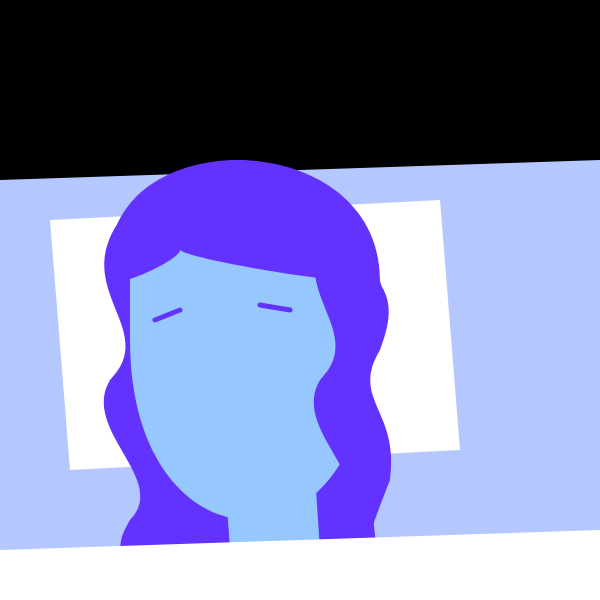
Frame 1 (no input)
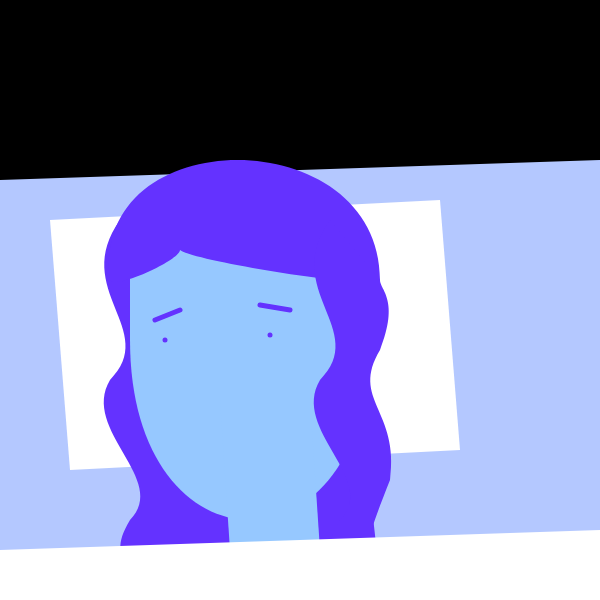
Frame 60 (no input)
Frame 120 (the mouse pressed at the canvas centre since frame 60): identical to frame 60, image omitted

The p5.js sketch that drew these frames (run headless with seeded random() and noise() and a simulated clock; from frame 60 on, the mouse is pressed at the canvas centre):

// p5.js sketch
// ── sketch.js
let sceneOneBall; 
let sceneTwoBalls = [];
let runTime, runEnd, blinkTime, blinkEnd, eyesOpenTime;
let ySpring = 550;
let yAdd = 5;
let goingDown = false;
let sceneFiveLines = [];
let miniOneScale = 1;

function setup(){
  createCanvas(600,600);
  reset();
}

function draw(){
  background(0);
  runTime = millis() - runEnd;
  blinkTime = millis() - blinkEnd;


  one.display();

  if (blinkTime<eyesOpenTime){
    one.blink();
  }
  else if (blinkTime<eyesOpenTime+50){
    one.display();
  }
  else{
    eyesOpenTime = random(1000,2000);
    blinkEnd = millis();
  }

  if (runTime < 5000){

  }
  else if(runTime < 30000){
    brain.grow(0.01);
    brain.display();
    brainLineOne.display();
    brainLineOne.update(160, 290, 200, 290, 10);

    brainLineTwo.display();
    brainLineTwo.update(160, 290, 200, 290, 10);
  }
  else if (runTime < 35000){
    background(0);
    for (let i = 0; i < sceneTwoBalls.length; i++) {
      sceneTwoBalls[i].display();
      sceneTwoBalls[i].wallbounce();
    }
  }
  else if (runTime <40000){
    background (0);
    sceneFour();
  }
  else if (runTime < 50000){
    background (0);
    for (let i = 0; i < sceneFiveLines.length; i++) {
      sceneFiveLines[i].update(0, width, 0, height, 20);
      sceneFiveLines[i].display();
    }
  }
  else if (runTime < 60000){
    background(0);
    sceneFive.display();
    sceneFive.update();
  }
  else {
    runEnd = millis ();
    reset();
  } 
  if(runTime > 10000 && runTime < 30000){
    bubbleOne.move(70, 180, 0.02, 0.01);
    bubbleOne.grow(0.01);
    bubbleOne.display(); 
  }
  if(runTime > 11000 && runTime < 30000){
    miniSceneOne.display();
    miniSceneOne.linearbounce(180, 190);
  }
  if(runTime > 12000 && runTime < 30000){
    bubbleTwo.move(230, 100, 0.02, 0.01);
    bubbleTwo.grow(0.01);
    bubbleTwo.display();
  }
  if(runTime > 13000 && runTime < 30000){
    push();
      scale(0.25);
      translate(600, 0);
      sceneFour();
    pop()
  }
  if(runTime > 14000 && runTime < 30000){
    bubbleThree.move(400, 120, 0.02);
    bubbleThree.grow(0.01);
    bubbleThree.display();
  }
  if(runTime > 15500 && runTime < 30000){
    miniBrainLineOne.update(350, 425, 100, 150, 10);
    miniBrainLineOne.display();
  }
  if (runTime > 16000 && runTime < 30000){
    bubbleFour.move(475, 250, 0.03);
    bubbleFour.grow(0.01);
    bubbleFour.display();
  }
  if (runTime > 17500 && runTime < 30000){
    push();
      scale(0.25);
      translate(1600, 750);
      sceneFive.display();
      sceneFive.update();
    pop();
  }
  if (runTime > 25000 && runTime < 30000){
    bubbleOneGrow.grow(0.05);
    bubbleOneGrow.display();
  }
  if (runTime > 26000 && runTime <30000){
    sceneOneBall.display();
    sceneOneBall.linearbounce(250, 350);
  }
  if (runTime > 34000 && runTime < 35000){
    transitionBubble.grow(0.05);
    transitionBubble.display();
  }
  if (runTime > 39000 && runTime < 40000){
    transitionBubble.grow(0.05);
    transitionBubble.display();
  } 
  if (runTime > 49000 && runTime < 50000){
    transitionBubble.grow(0.05);
    transitionBubble.display();
  } 
  if (runTime > 54000 && runTime < 55000){
    transitionBubble.grow(0.05);
    transitionBubble.display();
  }

  if(runTime > 33900 && runTime < 34000){
    transitionBubble.size = 0;
  }
  if(runTime > 38900 && runTime < 39000){
    transitionBubble.size = 0;
  }
  if(runTime > 48900 && runTime < 49000){
    transitionBubble.size = 0;
  }
  if(runTime > 53900 && runTime < 54000){
    transitionBubble.size = 0;
  }
}

function reset(){
  background(0);
  sceneTwoBalls =[];
  for(let i = 0; i<50; i++){
    let x = random(250,350);
    let y = random(250,350);
    let xSpeed = random (-30, 30);
    let ySpeed = random (-30, 30);
    let c = color(random(180,230), random(0,100), random(0,100));
    sceneTwoBalls.push(new bounce(x, y, xSpeed, ySpeed, c, 40));
  } 

  sceneFiveLines = [];
  for(let i = 0; i<20; i++){
    let x = random(250, 350);
    let y = random(250, 350);
    let c = color(random(100,230), random(0,20), random(0,20));
    sceneFiveLines.push(new lines(100, x, y, c));
  }

  runEnd = millis();
  blinkEnd = millis();
  sceneOneBall = new bounce(width/2, height/2, 0, 20, color(255, 0, 0), 150);

  miniSceneOne = new bounce(70, 180, 0, 2, color(255, 0, 0), 10);

  brain = new bubble(230, 235, 0, 0.5);
  brain.size = 0;
  brainLineOne = new lines(50, 240, 250, color(255, 0, 0));
  brainLineTwo = new lines(50, 240, 250, color(255, 0, 0));

  miniBrainLineOne = new lines(10, 350, 150, color(255, 0, 0));

  bubbleOne = new bubble(230, 235, 0, 0.4);
  bubbleTwo = new bubble(230, 235, 0, 0.4);
  bubbleThree = new bubble(230, 235, 0, 0.4);
  bubbleFour = new bubble(230, 235, 0, 0.4);
  bubbleOneGrow = new bubble(70, 180, 0.4, 5);

  one = new start();

  transitionBubble = new bubble(300, 300, 0, 10);

  sceneFive = new stick();
}

function sceneFour(){
  stroke(255, 0, 0);
  strokeWeight(2);
  fill(0,0);

  beginShape();
  vertex(300+50, ySpring-4*yAdd);
  bezierVertex(300+50, ySpring-6*yAdd, 300-50, ySpring-6*yAdd, 300-50, ySpring-4*yAdd);
  bezierVertex(300-50,ySpring-2*yAdd, 300+50, ySpring-2*yAdd, 300+50, ySpring-3*yAdd);
  
  bezierVertex(300+50, ySpring-5*yAdd, 300-50, ySpring-5*yAdd, 300-50, ySpring-3*yAdd);
  bezierVertex(300-50,ySpring-yAdd, 300+50, ySpring-yAdd, 300+50, ySpring-2*yAdd);
  
  bezierVertex(300+50, ySpring-4*yAdd, 300-50, ySpring-4*yAdd, 300-50, ySpring-2*yAdd);
  bezierVertex(300-50,ySpring, 300+50, ySpring, 300+50, ySpring-yAdd);  
  
  bezierVertex(300+50, ySpring-3*yAdd, 300-50, ySpring-3*yAdd, 300-50, ySpring-yAdd);
  bezierVertex(300-50,ySpring+yAdd, 300+50, ySpring+yAdd, 300+50, ySpring);

  endShape();

  if (goingDown) {
    yAdd -= 3; 
    ySpring += 15;
  } else {
    yAdd += 4;   
    ySpring -= 20;
  }

  if (yAdd > 25) {
    goingDown = true;
  } 
  if (yAdd < 5) {
    goingDown = false;
  }
}
// ── bounce.js
class bounce{
  constructor(x, y, xSpeed, ySpeed, c, size){
    this.x = x;
    this.y = y;
    this.c = c;
    this.size = size;
    this.xSpeed = xSpeed;
    this.ySpeed = ySpeed;
  }

  display(){
    noStroke();
    fill(this.c);
    ellipse(this.x, this.y, this.size, this.size);
  }

  linearbounce(lowY, highY){
    this.y += this.ySpeed;
    if(this.y<=lowY || this.y >= highY){
      this.ySpeed *= -1;
    }
  }

  wallbounce(){
    this.x += this.xSpeed;
    this.y += this.ySpeed;
    if(this.x<=0 || this.x >= width){
      this.xSpeed *= -1;
    }
    if(this.y<=0 || this.y >= height){
      this.ySpeed *= -1;
    }

  }
}  
// ── bubble.js
class bubble {
  constructor(x, y, size, maxSize) {
    this.x = x;
    this.y = y;
    this.size = size;
    this.maxSize = maxSize;
  }

  display() {
    noStroke();
    fill(255);
    ellipse(this.x, this.y, 200 * this.size, 200 * this.size);
    ellipse(this.x - 120 * this.size, this.y - 25 * this.size, 120 * this.size+5, 120 * this.size+5);
    ellipse(this.x - 140 * this.size, this.y + 50 * this.size, 100 * this.size+5, 100 * this.size+5);
    ellipse(this.x + 100 * this.size, this.y, 150 * this.size+5, 150 * this.size+5);
    ellipse(this.x - 50 * this.size, this.y - 50 * this.size, 150 * this.size+5, 150 * this.size+5);
    ellipse(this.x + 50 * this.size, this.y - 65 * this.size, 120 * this.size+5, 120 * this.size+5);
    ellipse(this.x - 50 * this.size, this.y + 50 * this.size, 170 * this.size+5, 170 * this.size+5);
    ellipse(this.x + 20 * this.size, this.y + 75 * this.size, 130 * this.size+5, 130 * this.size+5);
    ellipse(this.x + 100 * this.size, this.y + 60 * this.size, 120 * this.size+5, 120 * this.size+5);

    fill(0);   
    ellipse(this.x, this.y, 200 * this.size, 200 * this.size);
    ellipse(this.x - 120 * this.size, this.y - 25 * this.size, 120 * this.size, 120 * this.size);
    ellipse(this.x - 140 * this.size, this.y + 50 * this.size, 100 * this.size, 100 * this.size);
    ellipse(this.x + 100 * this.size, this.y, 150 * this.size, 150 * this.size);
    ellipse(this.x - 50 * this.size, this.y - 50 * this.size, 150 * this.size, 150 * this.size);
    ellipse(this.x + 50 * this.size, this.y - 65 * this.size, 120 * this.size, 120 * this.size);
    ellipse(this.x - 50 * this.size, this.y + 50 * this.size, 170 * this.size, 170 * this.size);
    ellipse(this.x + 20 * this.size, this.y + 75 * this.size, 130 * this.size, 130 * this.size);
    ellipse(this.x + 100 * this.size, this.y + 60 * this.size, 120 * this.size, 120 * this.size);
  }

  move(newX, newY, speed) {
    this.x += (newX - this.x) * speed;
    this.y += (newY - this.y) * speed;
  }

  grow(growSpeed){
    this.size = min(this.size + growSpeed, this.maxSize);
  }
}
// ── circleTransition.js
function circleTransition (){
  // during balls scene
  if (runTime > 26000 && runTime < 34000){
    circles(650, 900);
  }

  // end of balls scene
  else if (runTime > 34000 && runTime < 35000){
    circlesIn();
  }

  // spring scene
  else if (runTime > 35000 && runTime < 39000){
    circlesOut();
  }

  // end of spring scene
  else if (runTime > 39000 && runTime < 40000){
    circlesIn();
  }

  // lines scene
  else if (runTime > 40000 && runTime < 49000){
    circlesOut();
  }

  // end of lines scene
  else if (runTime > 49000 && runTime < 50000){
    circlesIn();
  }

  // stick scene
  else if (runTime > 50000 && runTime < 59000){
    circlesOut();
  }

  else if (runTime > 59000 && runTime < 60000){
    circlesIn();
  }
  else if (runTime > 60000 && runTime < 62000){
    for(i=0; i<50; i++){
        lowCircleSize += 2;
    }
    circles(lowCircleSize, 900);
    displayFace.blink();
  }
}

function circlesIn(){
    for(i=0; i<100; i++){
    lowCircleSize -= 0.5;
    }
    circles(lowCircleSize, 900);
}

function circlesOut(){
    for(i=0; i<100; i++){
      if(lowCircleSize<650){
        lowCircleSize += 0.5;
      }
      else{
        lowCircleSize = 650;
      }
    }
    circles(lowCircleSize, 900);
}
// ── circles.js
function circles(lowCircleSize,highCircleSize){
  noFill();
  stroke(150, 0, 0, 200);
  strokeWeight(3);

    circleX[0] = random(250, 350);
    circleY[0] = random(250, 350);

    for(let i = 0; i < circleX.length ; i++){
        ellipse(circleX[i], circleY[i], random(lowCircleSize,highCircleSize));
    }
    for(let i = circleX.length - 1;  i > 0; i-- ){
        circleX[i] = circleX[i-1];
        circleY[i] = circleY[i-1];
    }
}
// ── face.js
class start {
  constructor() {
    this.blinkEnd = millis();
  }

  display() {
    noStroke();

    // bed
    fill(180, 200, 255);
    beginShape();
    vertex(0, 180);
    vertex(600, 160);
    vertex(600, 600);
    vertex(0, 600);
    endShape(CLOSE);

    // pillow
    fill(255);
    beginShape();
    vertex(50, 220);
    vertex(440, 200);
    vertex(460, 450);
    vertex(70, 470);
    endShape(CLOSE);

    // hair left
    fill(100, 50, 255);
    beginShape();
    vertex(120, 220);
    bezierVertex(70, 290, 160, 330, 110, 380);
    bezierVertex(80, 430, 170, 480, 130, 520);
    bezierVertex(100, 570, 150, 560, 150, 580);
    vertex(380, 580);
    vertex(360, 400);
    endShape(CLOSE);

    // face
    fill(150, 200, 255);
    beginShape();
    vertex(130, 250);
    vertex(130, 340);
    bezierVertex(130, 580, 370, 580, 370, 340);
    vertex(370, 250);
    endShape();

    // neck
    beginShape();
    vertex(220, 400);
    vertex(310, 400);
    vertex(320, 550);
    vertex(230, 550);
    endShape();

    // hair top
    fill(100, 50, 255);
    beginShape();
    vertex(110, 280);
    bezierVertex(90, 120, 380, 120, 380, 280);
    bezierVertex(370, 290, 190, 260, 180, 250);
    bezierVertex(180, 260, 115, 290, 110, 280);
    endShape();

    // hair right
    beginShape();
    vertex(330, 220);
    bezierVertex(280, 290, 370, 330, 320, 380);
    bezierVertex(290, 430, 380, 480, 340, 520);
    bezierVertex(310, 570, 360, 560, 360, 580);
    bezierVertex(370, 560, 350, 580, 390, 480);
    bezierVertex(400, 410, 350, 400, 380, 350);
    bezierVertex(400, 300, 380, 290, 380, 280);
    endShape();

    // blanket
    fill(255);
    beginShape();
    vertex(0, 550);
    vertex(600, 530);
    vertex(600, 600);
    vertex(0, 600);
    endShape(CLOSE);

    // eyebrows
    stroke(100, 50, 255);
    strokeWeight(5);
    line(155, 320, 180, 310);
    line(290, 310, 260, 305);
  }

 blink() {
      fill(100, 50, 255);
      noStroke();
      ellipse(165, 340, 5, 5);
      ellipse(270, 335, 5, 5);
  }
}
// ── lines.js
class lines {
  constructor(length, startX, startY, c) {
    this.length = length;
    this.c = c;
    this.x = new Array(length);
    this.y = new Array(length);

    for (let i = 0; i < length; i++) {
      this.x[i] = startX;
      this.y[i] = startY;
    }
  }

  update(lowX, highX, lowY, highY, distance) {
    let newX = this.x[0] + random(-distance, distance);
    let newY = this.y[0] + random(-distance, distance);

    newX = constrain(newX, lowX, highX);
    newY = constrain(newY, lowY, highY);

    for (let i = this.length - 1; i > 0; i--) {
      this.x[i] = this.x[i - 1];
      this.y[i] = this.y[i - 1];
    }

    this.x[0] = newX;
    this.y[0] = newY;
  }

  display() {
    stroke(this.c);
    strokeWeight(1);
    for (let i = 1; i < this.length; i++) {
      line(this.x[i - 1], this.y[i - 1], this.x[i], this.y[i]);
    }
  }
}
// ── reset.js
function reset(){
  background(0);

  // timing for one full loop + blinking
  runEnd = millis();
  blinkEnd = millis();

  // scene zero: face
  displayFace = new face(); // face
  miniSceneOne = new bounce(70, 180, 0, 2, color(255, 0, 0), 10); // mini version of scene 1 - ball bounce
  miniBrainLineOne = new lines(10, 350, 150, color(255, 0, 0)); // mini version of scene 3 - lines

  // brain + lines in brain
  brain = new bubble(230, 235, 0, 0.5);
  brain.size = 0;
  brainLineOne = new lines(50, 240, 250, color(255, 0, 0));
  brainLineTwo = new lines(50, 240, 250, color(255, 0, 0));

  // 4 thought bubbles + growing bubble transitioning to scenes 1-4
  bubbleOne = new bubble(230, 235, 0, 0.4);
  bubbleTwo = new bubble(230, 235, 0, 0.4);
  bubbleThree = new bubble(230, 235, 0, 0.4);
  bubbleFour = new bubble(230, 235, 0, 0.4);
  bubbleOneGrow = new bubble(70, 180, 0.4, 5);

  // scene one part 1: one ball bouncing
  sceneOneBall = new bounce(width/2, height/2, 0, 20, color(255, 0, 0), 150);

  // scene one part 2: array of 50 balls
  for(let i = 0; i<50; i++){
    let x = random(250,350);
    let y = random(250,350);
    let xSpeed = random (-30, 30);
    let ySpeed = random (-30, 30);
    let c = color(random(180,230), random(0,100), random(0,100));
    sceneOneBalls.push(new bounce(x, y, xSpeed, ySpeed, c, 40));
  } 

  // scene two: spring

  // scene three: lines
  for(let i = 0; i<20; i++){
    let x = random(250, 350);
    let y = random(250, 350);
    let c = color(random(100,230), random(0,20), random(0,20));
    sceneThreeLines.push(new lines(100, x, y, c));
  }

  // scene four: stick figure
  sceneFourStick = new stick(); 

  lowCircleSize = 650; // resetting lowest circle size for transitions

}
// ── sceneTwoSpring.js
function sceneTwoSpring(){
  stroke(255, 0, 0);
  strokeWeight(2);
  fill(0,0);

  beginShape();
  vertex(300+50, ySpring-4*yAdd);
  bezierVertex(300+50, ySpring-6*yAdd, 300-50, ySpring-6*yAdd, 300-50, ySpring-4*yAdd);
  bezierVertex(300-50,ySpring-2*yAdd, 300+50, ySpring-2*yAdd, 300+50, ySpring-3*yAdd);
  
  bezierVertex(300+50, ySpring-5*yAdd, 300-50, ySpring-5*yAdd, 300-50, ySpring-3*yAdd);
  bezierVertex(300-50,ySpring-yAdd, 300+50, ySpring-yAdd, 300+50, ySpring-2*yAdd);
  
  bezierVertex(300+50, ySpring-4*yAdd, 300-50, ySpring-4*yAdd, 300-50, ySpring-2*yAdd);
  bezierVertex(300-50,ySpring, 300+50, ySpring, 300+50, ySpring-yAdd);  
  
  bezierVertex(300+50, ySpring-3*yAdd, 300-50, ySpring-3*yAdd, 300-50, ySpring-yAdd);
  bezierVertex(300-50,ySpring+yAdd, 300+50, ySpring+yAdd, 300+50, ySpring);

  endShape();

  if (goingDown) {
    yAdd -= 3; 
    ySpring += 15;
  } else {
    yAdd += 4;   
    ySpring -= 20;
  }

  if (yAdd > 25) {
    goingDown = true;
  } 
  if (yAdd < 5) {
    goingDown = false;
  }
}
// ── stick.js
class stick {
  constructor(){
    this.footY = 430;
    this.stickTime = millis();
    this.stickInterval = 100;
  }

  display(){
    fill(0);
    stroke(255);
    strokeWeight(4);
    line(325, 225, 325, 450);
    line(325, 355, 240, 355);
    line(240, 355, 240, 450);

    stroke(255,0,0);
    strokeWeight(2);


    ellipse(300, 200, 80, 80);
    line(310, 239, 315, 350);

    line(315, 350, 240, 355);
    line(240, 355, 220, 430);
    line(220, 430, 205, this.footY);

    line(315, 350, 245, 360);
    line(245, 360, 230, 450);
    line(230, 450, 215, 450);

    line(310, 250, 290, 310);
    line(290, 310, 245, 355);

    line(310, 250, 295, 315);
    line(295, 315, 250, 360);
  }

  update(){
    let currentTime = millis();
    let elapsed = currentTime - this.stickTime;

    if (elapsed < this.stickInterval) {
      this.footY = 425;
    }
    else if (elapsed < this.stickInterval*2){
      this.footY = 430;
    }
    else{
      this.stickTime = currentTime;
    }
  }

}
